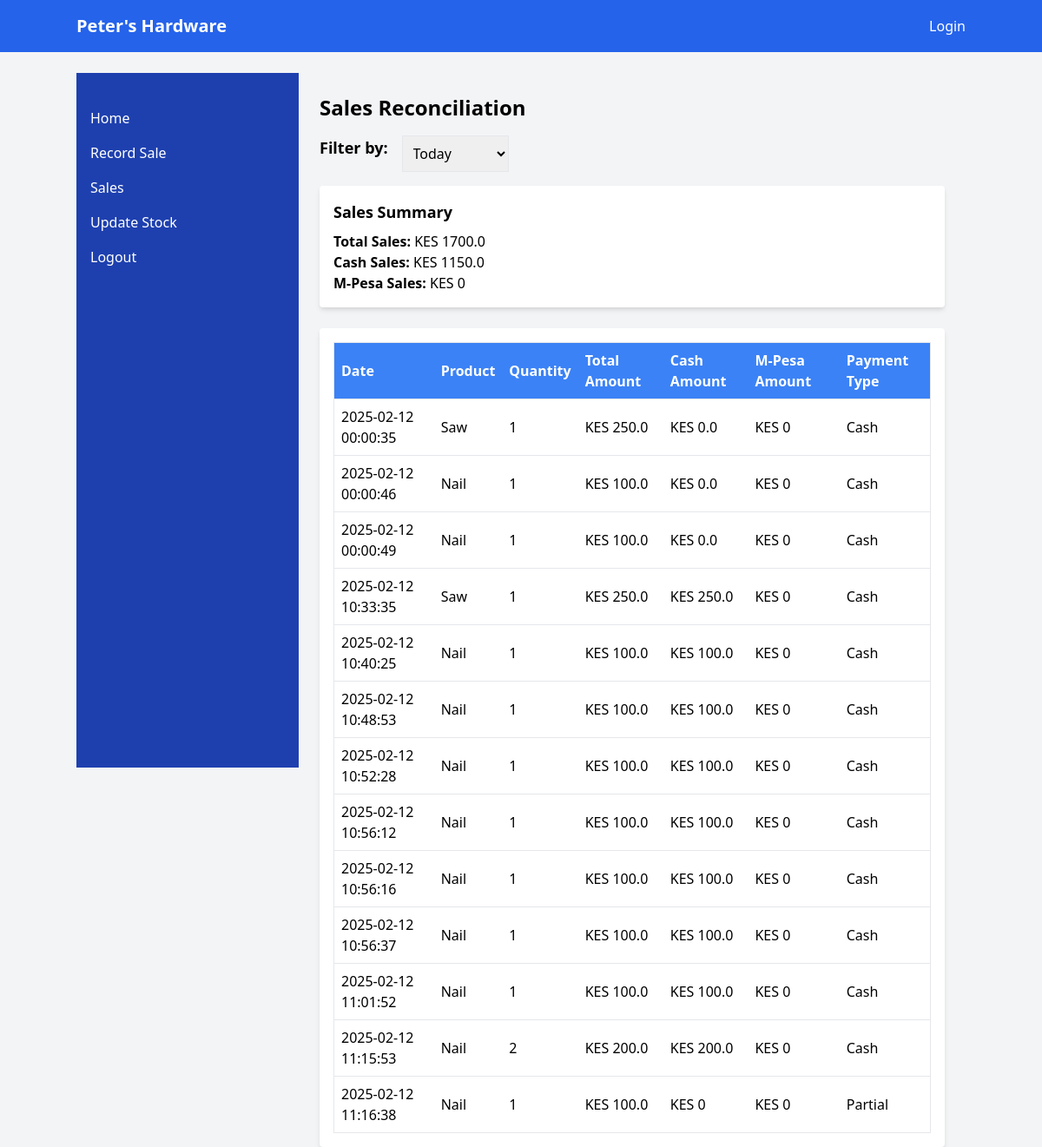
The app's page /sales_reconciliation with its own data.
### models.py (models this page shows, shortened)
class Product(db.Model):
    __tablename__ = 'products'
    id = db.Column(db.Integer, primary_key=True)
    product_name = db.Column(db.String(100), nullable=False)
    description = db.Column(db.Text, nullable=True)
    price = db.Column(db.Float, nullable=False)
    buying_price = db.Column(db.Float, nullable=False)
    stock = db.Column(db.Integer, nullable=False, default=0)
    status = db.Column(db.String(10), nullable=False, default='active')
    order_items = db.relationship('OrderItem', back_populates='product')

class Order(db.Model):
    __tablename__ = 'orders'
    id = db.Column(db.Integer, primary_key=True)
    user_id = db.Column(db.Integer, db.ForeignKey('users.id'), nullable=False)
    total_amount = db.Column(db.Float, nullable=False)
    status = db.Column(db.String(20), default='Completed')
    cash_amount = db.Column(db.Float, default=0.0)  # Cash portion of the payment
    mpesa_amount = db.Column(db.Float, default=0.0)
    payment_type = db.Column(db.String(20), nullable=False)
    amount_received = db.Column(db.Float, nullable=False)# e.g., 'pending', 'completed', 'cancelled'
    created_at = db.Column(db.DateTime, default=lambda: datetime.now(eat))
    items = db.relationship('OrderItem', back_populates='order')

### app.py (the view, shortened to what this page needs)
@app.route('/sales_reconciliation')
def sales_reconciliation():
    filter = request.args.get('filter', 'day')  # Default filter to 'day'
    now = datetime.now()
    start_of_today = datetime.combine(date.today(), datetime.min.time())
    if filter == 'day':
        start_time = start_of_today
    elif filter == 'week':
        start_time = start_of_today - timedelta(days=start_of_today.weekday())  # Start of week
    elif filter == 'month':
        start_time = datetime.combine(date.today().replace(day=1), datetime.min.time())  # Start of month
    else:
        start_time = None  # Fetch all records
    query = db.session.query(Order).options(joinedload(Order.items))
    if start_time:
        query = query.filter(Order.created_at >= start_time)
    sales = query.all()
    sales_data = []
    for order in sales:
        for item in order.items:
            sales_data.append({
                'date': order.created_at.strftime('%Y-%m-%d %H:%M:%S'),
                'product': item.product.product_name,
                'quantity': item.quantity,
                'total_amount': item.price * item.quantity,
                'cash_amount': order.cash_amount if order.payment_type in ["Cash", "Both"] else 0,
                'mpesa_amount': order.mpesa_amount if order.payment_type in ["Mpesa", "Both"] else 0,
                'payment_type': order.payment_type
            })
    total_sales = sum(sale['total_amount'] for sale in sales_data)
    cash_sales = sum(sale['cash_amount'] for sale in sales_data)
    mpesa_sales = sum(sale['mpesa_amount'] for sale in sales_data)
    return render_template('sales_reconciliation.html', sales=sales_data, total_sales=total_sales,
                           cash_sales=cash_sales, mpesa_sales=mpesa_sales)

### templates/sales_reconciliation.html (shortened to what this page needs)
{% extends "base.html" %}
{% block content %}
<div class="flex h-screen">
    <div class="w-64 bg-blue-800 text-white p-4 flex flex-col">
        <ul class="space-y-4">
            <li><a href="{{ url_for('cashier_dashboard') }}" class="hover:text-gray-300">Home</a></li>
            <li><a href="{{ url_for('record_sale') }}" class="hover:text-gray-300">Record Sale</a></li>
            <li><a href="{{ url_for('sales_reconciliation') }}" class="hover:text-gray-300">Sales</a></li>
            <li><a href="{{ url_for('update_stock') }}" class="hover:text-gray-300">Update Stock</a></li>
            <li><a href="{{ url_for('logout') }}" class="hover:text-gray-300">Logout</a></li>
        </ul>
    </div>
    <div class="flex-1 p-6 bg-gray-100">
        <h1 class="text-2xl font-bold mb-4">Sales Reconciliation</h1>
        <div class="mb-4 flex space-x-4">
            <label for="filter" class="text-lg font-semibold">Filter by:</label>
            <select id="filter" class="border p-2" onchange="filterSales()">
                <option value="day">Today</option>
            </select>
        </div>
        <div class="bg-white p-4 rounded shadow-md mb-6">
            <h2 class="text-lg font-semibold mb-2">Sales Summary</h2>
            <p><strong>Total Sales:</strong> KES {{ total_sales }}</p>
            <p><strong>Cash Sales:</strong> KES {{ cash_sales }}</p>
            <p><strong>M-Pesa Sales:</strong> KES {{ mpesa_sales }}</p>
        </div>
        <div class="bg-white p-4 rounded shadow-md">
            <table class="w-full border-collapse border text-left">
                <thead>
                    <tr class="bg-blue-500 text-white">
                        <th class="p-2">Date</th>
                        <th class="p-2">Product</th>
                        <th class="p-2">Quantity</th>
                        <th class="p-2">Total Amount</th>
                        <th class="p-2">Cash Amount</th>
                        <th class="p-2">M-Pesa Amount</th>
                        <th class="p-2">Payment Type</th>
                    </tr>
                </thead>
                <tbody id="sales_table">
                    {% for sale in sales %}
                    <tr class="border">
                        <td class="p-2">{{ sale['date'] }}</td>
                        <td class="p-2">{{ sale['product'] }}</td>
                        <td class="p-2">{{ sale['quantity'] }}</td>
                        <td class="p-2">KES {{ sale['total_amount'] }}</td>
                        <td class="p-2">KES {{ sale['cash_amount'] }}</td>
                        <td class="p-2">KES {{ sale['mpesa_amount'] }}</td>
                        <td class="p-2">{{ sale['payment_type'] }}</td>
                    </tr>
                    {% endfor %}
                </tbody>
            </table>
        </div>
    </div>
</div>
{% endblock %}

### templates/base.html (shortened to what this page needs)
<!DOCTYPE html>
<html lang="en">
<head>
    <link href="https://cdn.jsdelivr.net/npm/tailwindcss@2.2.19/dist/tailwind.min.css" rel="stylesheet">
    <link rel="stylesheet" href="{{ url_for('static', filename='alert.css') }}">
</head>
<body class="bg-gray-100">
    <nav class="bg-blue-600 p-4 text-white">
        <div class="container mx-auto flex justify-between items-center">
            <h1 class="text-xl font-bold">Peter's Hardware</h1>
            <div class="flex items-center space-x-4">
                {% if current_user.is_authenticated %}
                    <div class="relative group">
                        <button class="focus:outline-none">
                            <span class="text-white">{{ current_user.username }} ({{ current_user.role.capitalize() }})</span>
                        </button>
                        <div class="absolute right-0 mt-2 w-48 bg-white text-black rounded shadow-md opacity-0 group-hover:opacity-100 transition-opacity duration-300">
                            <a href="{{ url_for('logout') }}" class="block px-4 py-2 hover:bg-gray-200">Logout</a>
                        </div>
                    </div>
                {% else %}
                    <a href="{{ url_for('login') }}" class="text-white">Login</a>
                {% endif %}
            </div>
        </div>
    </nav>
    <div class="container mx-auto py-6">
        {% block content %}
        {% endblock %}
    </div>
</body>
</html>

### records on screen
Product: product "Saw" "Saw"
Order: cash_amount "0.0", payment_type "Cash"
Product: product "Nail" "Nail" "Nail" "Nail" "Nail" "Nail" "Nail" "Nail" "Nail" "Nail" "Nail"
Order: cash_amount "0.0", payment_type "Cash"
Order: cash_amount "0.0", payment_type "Cash"
Order: cash_amount "250.0", payment_type "Cash"
Order: cash_amount "100.0", payment_type "Cash"
Order: cash_amount "100.0", payment_type "Cash"
Order: cash_amount "100.0", payment_type "Cash"
Order: cash_amount "100.0", payment_type "Cash"
Order: cash_amount "100.0", payment_type "Cash"
Order: cash_amount "100.0", payment_type "Cash"
Order: cash_amount "100.0", payment_type "Cash"
Order: cash_amount "200.0", payment_type "Cash"
Order: payment_type "Partial"

### other values on screen
{{ total_sales }} "1700.0"
{{ cash_sales }} "1150.0"
{{ mpesa_sales }} "0"
{{ sale['date'] }} "2025-02-12 00:00:35" "2025-02-12 00:00:46" "2025-02-12 00:00:49" "2025-02-12 10:33:35" "2025-02-12 10:40:25" "2025-02-12 10:48:53" "2025-02-12 10:52:28" "2025-02-12 10:56:12" "2025-02-12 10:56:16" "2025-02-12 10:56:37" "2025-02-12 11:01:52" "2025-02-12 11:15:53" "2025-02-12 11:16:38"
{{ sale['quantity'] }} "1" "1" "1" "1" "1" "1" "1" "1" "1" "1" "1" "2" "1"
{{ sale['total_amount'] }} "250.0" "100.0" "100.0" "250.0" "100.0" "100.0" "100.0" "100.0" "100.0" "100.0" "100.0" "200.0" "100.0"
{{ sale['mpesa_amount'] }} "0" "0" "0" "0" "0" "0" "0" "0" "0" "0" "0" "0" "0"
{{ sale['cash_amount'] }} "0"
